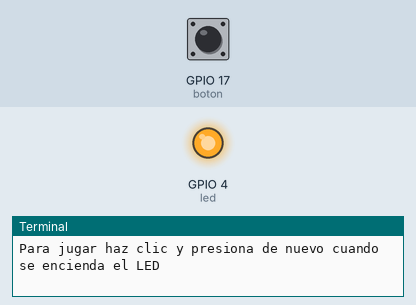
Recording of a program running on a simulated Raspberry Pi (BCM pin numbers). On the bench: output pins drawn as LEDs (lit = HIGH), the last lines printed to the terminal. The test bench sets the inputs (shaded band); at power-on: GPIO 17 (boton) HIGH. Random numbers come from a fixed seed; the clock reads 2024-03-15 10:24:30 at power-on unless the program sets it.

Above: at 1.2 s.
1.3 s: GPIO 17 (boton) pulled LOW for 0.15 s
At 2.1 s:
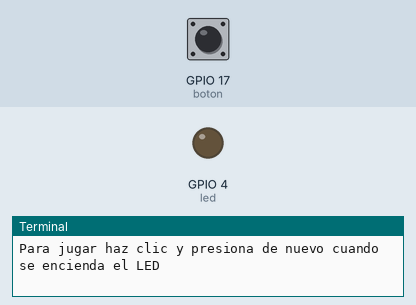
6.9 s: GPIO 17 (boton) pulled LOW for 3.2 s
At 15.8 s:
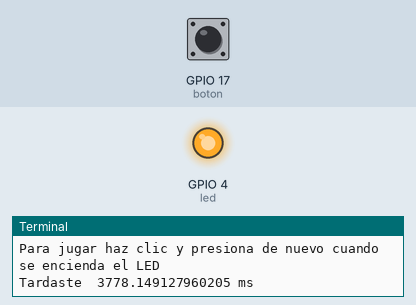
Timing chart, 0 to 17.3 s (numbered marks = the images above; inputs shaded):
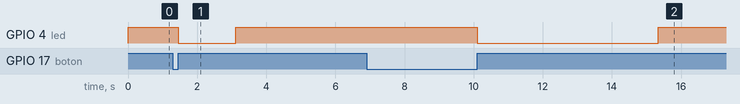

The program:

juego.py
```python
import time
import sys
import board
import digitalio
import random


boton = digitalio.DigitalInOut(board.D17)
boton.direction = digitalio.Direction.INPUT
boton.pull = digitalio.Pull.UP

led = digitalio.DigitalInOut(board.D4)
led.direction = digitalio.Direction.OUTPUT


def esperaClic():
    time.sleep(0.1)
    while boton.value == True:
        pass
    time.sleep(0.1)
    while boton.value == False:
        pass

def jugar():
    #obtiene un numero aleatorio entre 1 y 6
    espera = random.uniform(1, 6)
    led.value = False
    #mantiene el led apagado por N milisegundos
    time.sleep(espera)
    led.value = True
    #guarda la hora en que se encendio el led
    inicio = time.time()
    while boton.value == True:
        #guarda la hora en que se presiono el boton
        fin = time.time()
    duracion = (fin - inicio)
    print("Tardaste ", duracion * 1000, "ms")
    time.sleep(1.0)


print("Para jugar haz clic y presiona de nuevo cuando se encienda el LED")

while True:
    try:
        led.value = True
        esperaClic()
        jugar()
    except KeyboardInterrupt:
        sys.exit()
```

Measured:
- after the input at 1.3 s, GPIO 4 (led): HIGH → LOW after 0.15 s, → HIGH 1.7 s later
- after the input at 6.9 s, GPIO 4 (led): HIGH → LOW after 3.2 s, → HIGH 5.2 s later
